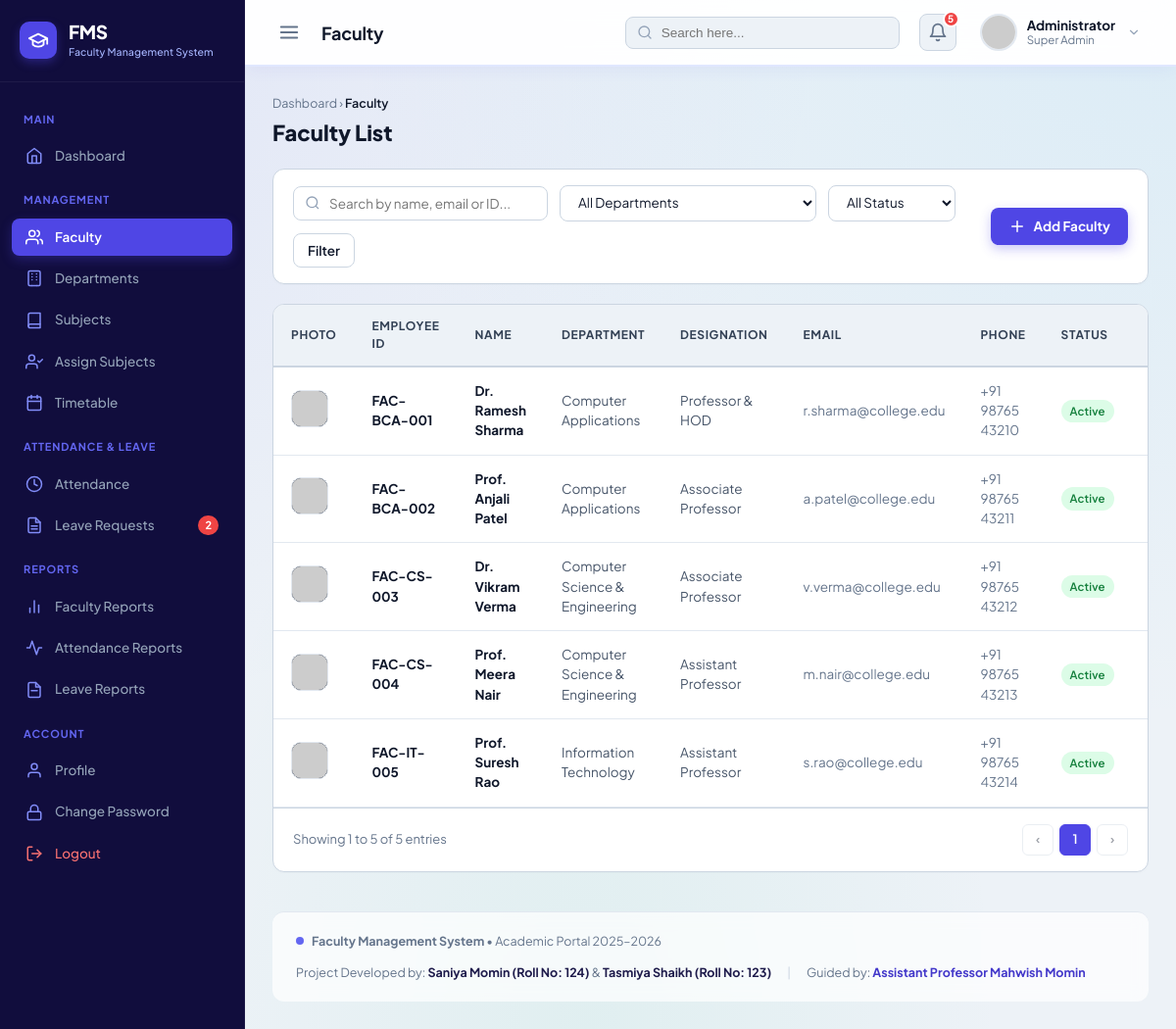
Screenshot of /fms/admin/faculty/index.php with the database file from the repository.
### tables this page shows
CREATE TABLE `faculty` (
  `id` INT AUTO_INCREMENT PRIMARY KEY,
  `user_id` INT NOT NULL UNIQUE,
  `department_id` INT NOT NULL,
  `emp_id` VARCHAR(20) NOT NULL UNIQUE,
  `full_name` VARCHAR(100) NOT NULL,
  `email` VARCHAR(100) NOT NULL UNIQUE,
  `phone` VARCHAR(20) NOT NULL,
  `designation` VARCHAR(100) NOT NULL,
  `qualification` VARCHAR(100) NOT NULL,
  `joining_date` DATE NOT NULL,
  `photo` VARCHAR(255) DEFAULT 'default_avatar.png',
  `created_at` TIMESTAMP DEFAULT CURRENT_TIMESTAMP,
  INDEX `idx_faculty_dept` (`department_id`),
  INDEX `idx_faculty_emp_id` (`emp_id`),
  CONSTRAINT `fk_faculty_user` FOREIGN KEY (`user_id`) 
    REFERENCES `users` (`id`) ON DELETE CASCADE ON UPDATE CASCADE,
  CONSTRAINT `fk_faculty_department` FOREIGN KEY (`department_id`) 
    REFERENCES `departments` (`id`) ON DELETE RESTRICT ON UPDATE CASCADE
);

CREATE TABLE `departments` (
  `id` INT AUTO_INCREMENT PRIMARY KEY,
  `dept_code` VARCHAR(10) NOT NULL UNIQUE,
  `dept_name` VARCHAR(100) NOT NULL,
  `description` VARCHAR(255) DEFAULT NULL,
  `created_at` TIMESTAMP DEFAULT CURRENT_TIMESTAMP
);

### fms/includes/functions.php (called while the page is built, shortened)
<?php
function escape($string) {
    return htmlspecialchars((string)($string ?? ''), ENT_QUOTES, 'UTF-8');
}
function getAIBotAvatarUrl($name = 'Bot') {
    $seed = preg_replace('/[^a-zA-Z0-9]/', '', (string)$name);
    return "https://api.dicebear.com/7.x/bottts/svg?seed=" . urlencode($seed) . "&backgroundColor=1e1b4b,0f172a,312e81,0369a1,0d9488,4338ca";
}
function getSafeAvatar($photo, $name = 'AI Bot') {
    if (empty($photo) || strpos($photo, 'unsplash.com') !== false || strpos($photo, 'default_avatar') !== false || strpos($photo, 'http') === false) {
        return getAIBotAvatarUrl($name);
    }
    return $photo;
}

### fms/admin/faculty/index.php (the view, shortened to what this page needs)
<?php
$db = getDB();
$search = trim($_GET['search'] ?? '');
$departmentId = (int)($_GET['department_id'] ?? 0);
$status = trim($_GET['status'] ?? '');
$page = max(1, (int)($_GET['page'] ?? 1));
$perPage = 5;
$offset = ($page - 1) * $perPage;
$where = [];
$params = [];
$whereClause = !empty($where) ? "WHERE " . implode(" AND ", $where) : "";
$totalRecords = 0;
try {
    $countSql = "
        SELECT COUNT(*)
        FROM faculty f
        JOIN departments d ON f.department_id = d.id
        JOIN users u ON f.user_id = u.id
        {$whereClause}
    ";
    $countStmt = $db->prepare($countSql);
    $countStmt->execute($params);
    $totalRecords = (int)$countStmt->fetchColumn();
} catch (Exception $e) {}
$totalPages = max(1, ceil($totalRecords / $perPage));
$facultyList = [];
try {
    $sql = "
        SELECT f.*,
               d.dept_code,
               d.dept_name,
               u.username,
               u.status AS account_status
        FROM faculty f
        JOIN departments d ON f.department_id = d.id
        JOIN users u ON f.user_id = u.id
        {$whereClause}
        ORDER BY f.emp_id ASC, f.id ASC
        LIMIT {$perPage} OFFSET {$offset}
    ";
    $stmt = $db->prepare($sql);
    $stmt->execute($params);
    $facultyList = $stmt->fetchAll();
} catch (Exception $e) {}
include __DIR__ . '/../../includes/header.php';
?>
<div style="margin-bottom: 20px;">
    <div style="font-size: 12.5px; color: #64748B; margin-bottom: 4px;">
        <a href="<?php echo BASE_URL; ?>admin/dashboard.php" style="color: #64748B;">Dashboard</a> &rsaquo;
        <span style="color: #0F172A; font-weight: 600;">Faculty</span>
    </div>
    <h2 style="font-size: 22px; font-weight: 800; color: #0F172A; margin: 0;">Faculty List</h2>
</div>
<div class="card" style="margin-bottom: 20px; border-radius: 12px;">
    <div class="card-body" style="padding: 16px 20px;">
        <form method="GET" action="" style="display: flex; align-items: center; justify-content: space-between; flex-wrap: wrap; gap: 12px;">
            <div style="display: flex; align-items: center; gap: 12px; flex-wrap: wrap; flex: 1;">
                <div style="position: relative; min-width: 260px;">
                    <svg width="16" height="16" viewBox="0 0 24 24" fill="none" stroke="currentColor" stroke-width="2" style="position: absolute; left: 12px; top: 50%; transform: translateY(-50%); color: #94A3B8;">
                        <circle cx="11" cy="11" r="8"/>
                        <line x1="21" y1="21" x2="16.65" y2="16.65"/>
                    </svg>
                    <input
                        type="text"
                        name="search"
                        class="form-control"
                        style="padding-left: 36px; width: 100%; border-radius: 8px;"
                        placeholder="Search by name, email or ID..."
                        value="<?php echo escape($search); ?>"
                    >
                </div>
                <select name="department_id" class="form-select" style="min-width: 170px; border-radius: 8px;" onchange="this.form.submit()">
                    <option value="0">All Departments</option>
                </select>
                <select name="status" class="form-select" style="min-width: 130px; border-radius: 8px;" onchange="this.form.submit()">
                    <option value="">All Status</option>
                </select>
                <button type="submit" class="btn btn-secondary" style="border-radius: 8px; padding: 8px 14px;">
                    Filter
                </button>
            </div>
            <a href="<?php echo BASE_URL; ?>admin/faculty/add.php" class="btn btn-primary" style="background: #4F46E5; border: none; padding: 9px 18px; border-radius: 8px; font-weight: 700; box-shadow: 0 4px 12px rgba(79, 70, 229, 0.3);">
                <svg width="18" height="18" viewBox="0 0 24 24" fill="none" stroke="currentColor" stroke-width="2" stroke-linecap="round" stroke-linejoin="round">
                    <line x1="12" y1="5" x2="12" y2="19"/>
                    <line x1="5" y1="12" x2="19" y2="12"/>
                </svg>
                <span>Add Faculty</span>
            </a>
        </form>
    </div>
</div>
<div class="card" style="border-radius: 12px; overflow: hidden;">
    <div class="table-responsive">
        <table class="data-table">
            <thead>
                <tr>
                    <th style="width: 60px;">Photo</th>
                    <th style="width: 110px;">Employee ID</th>
                    <th>Name</th>
                    <th>Department</th>
                    <th>Designation</th>
                    <th>Email</th>
                    <th>Phone</th>
                    <th style="width: 90px;">Status</th>
                    <th style="text-align: right; width: 120px;">Actions</th>
                </tr>
            </thead>
            <tbody>
                <?php if (empty($facultyList)): ?>
                    <tr>
                        <td colspan="9" style="text-align: center; padding: 40px; color: #64748B;">
                            No faculty records found matching your filters.
                        </td>
                    </tr>
                <?php else: ?>
                    <?php foreach ($facultyList as $fac): ?>
                        <tr>
                            <td>
                                <img
                                    src="<?php echo escape(getSafeAvatar($fac['photo'], $fac['full_name'])); ?>"
                                    alt="<?php echo escape($fac['full_name']); ?>"
                                    style="width: 38px; height: 38px; border-radius: 10px; object-fit: cover; border: 1px solid #E2E8F0; background: #1E293B;"
                                >
                            </td>
                            <td style="font-weight: 700; color: #0F172A;">
                                <?php echo escape($fac['emp_id']); ?>
                            </td>
                            <td style="font-weight: 700; color: #0F172A;">
                                <?php echo escape($fac['full_name']); ?>
                            </td>
                            <td style="color: #475569;">
                                <?php echo escape($fac['dept_name']); ?>
                            </td>
                            <td style="color: #475569;">
                                <?php echo escape($fac['designation']); ?>
                            </td>
                            <td style="color: #64748B;">
                                <?php echo escape($fac['email']); ?>
                            </td>
                            <td style="color: #64748B;">
                                <?php echo escape($fac['phone']); ?>
                            </td>
                            <td>
                                <?php if ($fac['account_status'] === 'active'): ?>
                                    <span class="badge badge-active">Active</span>
                                <?php else: ?>
                                    <span class="badge badge-inactive">Inactive</span>
                                <?php endif; ?>
                            </td>
                            <td style="text-align: right;">
                            </td>
                        </tr>
                    <?php endforeach; ?>
                <?php endif; ?>
            </tbody>
        </table>
    </div>
    <div class="pagination-wrapper">
        <div>
            Showing <?php echo min($offset + 1, $totalRecords); ?> to <?php echo min($offset + $perPage, $totalRecords); ?> of <?php echo $totalRecords; ?> entries
        </div>
        <div class="pagination-pages">
            <?php if ($page > 1): ?>
                <a href="?page=<?php echo ($page - 1); ?>&search=<?php echo urlencode($search); ?>&department_id=<?php echo $departmentId; ?>&status=<?php echo urlencode($status); ?>" class="page-btn">&lsaquo;</a>
            <?php else: ?>
                <span class="page-btn" style="opacity: 0.4; cursor: not-allowed;">&lsaquo;</span>
            <?php endif; ?>
            <?php for ($p = 1; $p <= min(3, $totalPages); $p++): ?>
                <a href="?page=<?php echo $p; ?>&search=<?php echo urlencode($search); ?>&department_id=<?php echo $departmentId; ?>&status=<?php echo urlencode($status); ?>" class="page-btn <?php echo ($p === $page) ? 'active' : ''; ?>">
                    <?php echo $p; ?>
                </a>
            <?php endfor; ?>
            <?php if ($page < $totalPages): ?>
                <a href="?page=<?php echo ($page + 1); ?>&search=<?php echo urlencode($search); ?>&department_id=<?php echo $departmentId; ?>&status=<?php echo urlencode($status); ?>" class="page-btn">&rsaquo;</a>
            <?php else: ?>
                <span class="page-btn" style="opacity: 0.4; cursor: not-allowed;">&rsaquo;</span>
            <?php endif; ?>
        </div>
    </div>
</div>
<?php include __DIR__ . '/../../includes/footer.php'; ?>

### fms/assets/css/style.css (style rules this page uses)
:root { --primary: #4F46E5; --primary-hover: #4338CA; --primary-light: #EEF2FF; --sidebar-bg: #110D3D; --sidebar-hover: rgba(255, 255, 255, 0.07); --sidebar-active: #4F46E5; --sidebar-text: #94A3B8; --sidebar-text-active: #FFFFFF; --sidebar-header: #6366F1; --bg-main: #EDF2F7; --surface: #FFFFFF; --surface-subtle: #E2E8F0; --text-main: #0F172A; --text-muted: #64748B; --text-light: #94A3B8; --border: #CBD5E1; --border-light: #E2E8F0; --success: #10B981; --success-bg: #DCFCE7; --success-text: #15803D; --warning: #F59E0B; --warning-bg: #FEF3C7; --warning-text: #B45309; --danger: #EF4444; --danger-bg: #FEE2E2; --danger-text: #B91C1C; --info: #0284C7; --info-bg: #E0F2FE; --info-text: #0369A1; --sidebar-width: 250px; --topbar-height: 68px; --radius-sm: 6px; --radius-md: 10px; --radius-lg: 14px; }
*, *::before, *::after { box-sizing: border-box; margin: 0; padding: 0; }
body { font-family: 'Plus Jakarta Sans', -apple-system, BlinkMacSystemFont, "Segoe UI", Roboto, sans-serif; background-color: #EDF2F7; background-image: radial-gradient(at 0% 0%, rgba(99, 102, 241, 0.09) 0px, transparent 50%), radial-gradient(at 100% 0%, rgba(14, 165, 233, 0.08) 0px, transparent 50%), radial-gradient(at 50% 100%, rgba(16, 185, 129, 0.06) 0px, transparent 50%); background-attachment: fixed; color: var(--text-main); font-size: 14px; line-height: 1.5; -webkit-font-smoothing: antialiased; }
a { color: var(--primary); text-decoration: none; transition: color 0.15s ease; }
.badge { display: inline-flex; align-items: center; padding: 3px 9px; border-radius: 9999px; font-size: 11.5px; font-weight: 600; letter-spacing: 0.01em; white-space: nowrap; }
.badge-active, .badge-approved, .badge-present { background: var(--success-bg); color: var(--success-text); }
.card { background: #FFFFFF; border: 1px solid var(--border); border-radius: var(--radius-lg); box-shadow: 0 1px 3px rgba(0, 0, 0, 0.02); overflow: hidden; }
.card-body { padding: 24px; }
.form-control, .form-select { background: #FFFFFF; border: 1px solid var(--border); border-radius: 8px; padding: 8px 14px; font-size: 13.5px; color: var(--text-main); outline: none; transition: all 0.15s ease; font-family: inherit; }
.btn { display: inline-flex; align-items: center; justify-content: center; gap: 8px; padding: 8px 16px; border-radius: 8px; font-size: 13.5px; font-weight: 600; cursor: pointer; transition: all 0.15s ease; border: 1px solid transparent; text-decoration: none; font-family: inherit; }
.btn-primary { background: var(--primary); color: #FFFFFF; }
.btn-secondary { background: #FFFFFF; border-color: var(--border); color: var(--text-main); }
.table-responsive { width: 100%; overflow-x: auto; }
.data-table { width: 100%; border-collapse: collapse; text-align: left; }
.data-table th { background: #EDF2F7; padding: 13px 18px; font-size: 12px; font-weight: 700; color: #334155; text-transform: uppercase; letter-spacing: 0.05em; border-bottom: 2px solid #CBD5E1; }
.data-table td { padding: 14px 18px; font-size: 13.5px; border-bottom: 1px solid var(--border-light); color: var(--text-main); vertical-align: middle; }
.pagination-wrapper { display: flex; align-items: center; justify-content: space-between; padding: 16px 20px; border-top: 1px solid var(--border); font-size: 13px; color: var(--text-muted); }
.pagination-pages { display: flex; align-items: center; gap: 6px; }
.page-btn { width: 32px; height: 32px; border-radius: 6px; display: flex; align-items: center; justify-content: center; border: 1px solid var(--border); background: #FFFFFF; color: var(--text-main); font-weight: 600; font-size: 13px; cursor: pointer; text-decoration: none; }
.page-btn.active { background: var(--primary); color: #FFFFFF; border-color: var(--primary); }

### rows the page displays
faculty: emp "FAC-BCA-001", full_name "Dr. Ramesh Sharma", department.dept_name "Computer Applications", designation "Professor & HOD", email "r.sharma@college.edu", phone "+91 98765 43210"
faculty: emp "FAC-BCA-002", full_name "Prof. Anjali Patel", department.dept_name "Computer Applications", designation "Associate Professor", email "a.patel@college.edu", phone "+91 98765 43211"
faculty: emp "FAC-CS-003", full_name "Dr. Vikram Verma", department.dept_name "Computer Science & Engineering", designation "Associate Professor", email "v.verma@college.edu", phone "+91 98765 43212"
faculty: emp "FAC-CS-004", full_name "Prof. Meera Nair", department.dept_name "Computer Science & Engineering", designation "Assistant Professor", email "m.nair@college.edu", phone "+91 98765 43213"
faculty: emp "FAC-IT-005", full_name "Prof. Suresh Rao", department.dept_name "Information Technology", designation "Assistant Professor", email "s.rao@college.edu", phone "+91 98765 43214"

### other values shown
$pendingLeaveCount "2"
$pageTitle "Faculty"
$currentUser['full_name'] ?: 'Administrator' "Administrator"
min($offset + 1, $totalRecords) "1"
min($offset + $perPage, $totalRecords) "5"
$totalRecords "5"
